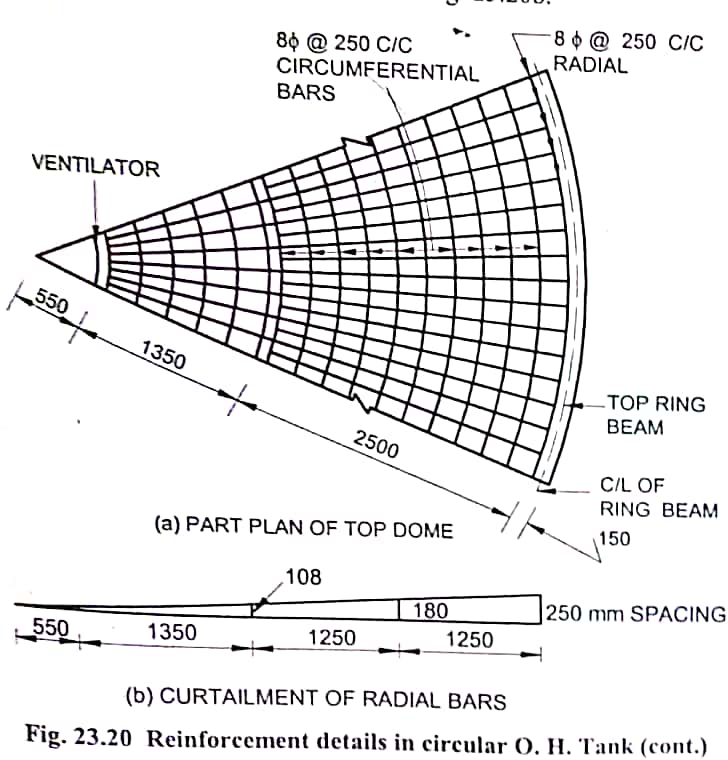
#> input picture img1.jpeg, 728 x 760 px, found by its file name
$ python tank.py
#> lines starting #> are read from the running program, lines starting #| are printed output that depends on the picture
from PIL import Image, ImageDraw, ImageFont


image = Image.open('/Volumes/Education/programming Files/watertank/img1.jpeg')
#> image is the input picture: PIL image 728x760 RGB; mean R, G, B 231.8, 231.4, 231.8
draw = ImageDraw.Draw(image)
font1 = ImageFont.truetype ("/Volumes/Education/programming Files/watertank/edosz.otf" ,30)


points= 450,530
string='8 mm bars @ 200 mm c/c'
draw.text(points,string,'blue',font=font1)

points= 400,380
string='12 mm bars @ 100 mm c/c'
draw.text(points,string,'blue',font=font1)


points= 400,300
string='8 mm bars @150 mm c/c'
draw.text(points,string,'blue',font=font1)


image.show()
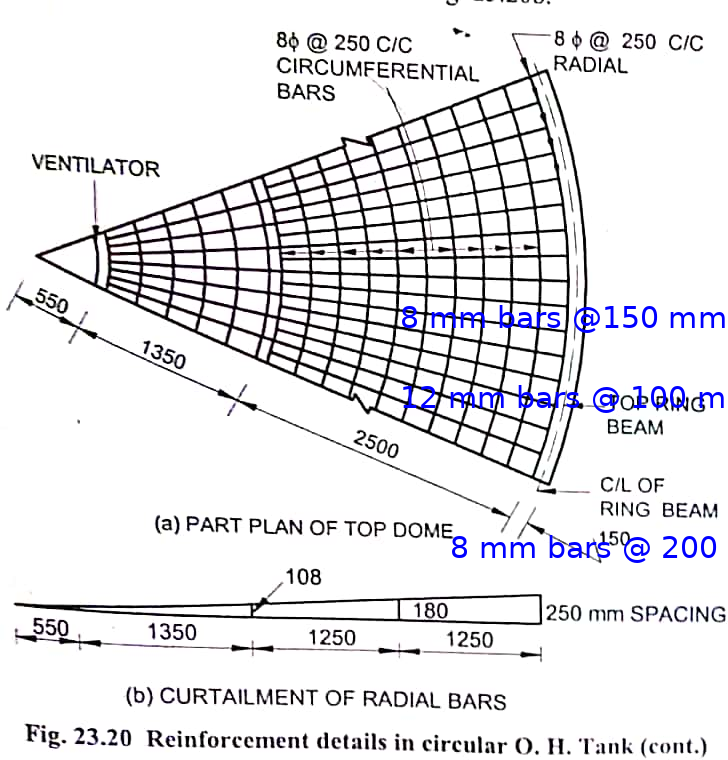
#> shown: PIL image 728x760 RGB; mean R, G, B 229.5, 229.1, 232.1
